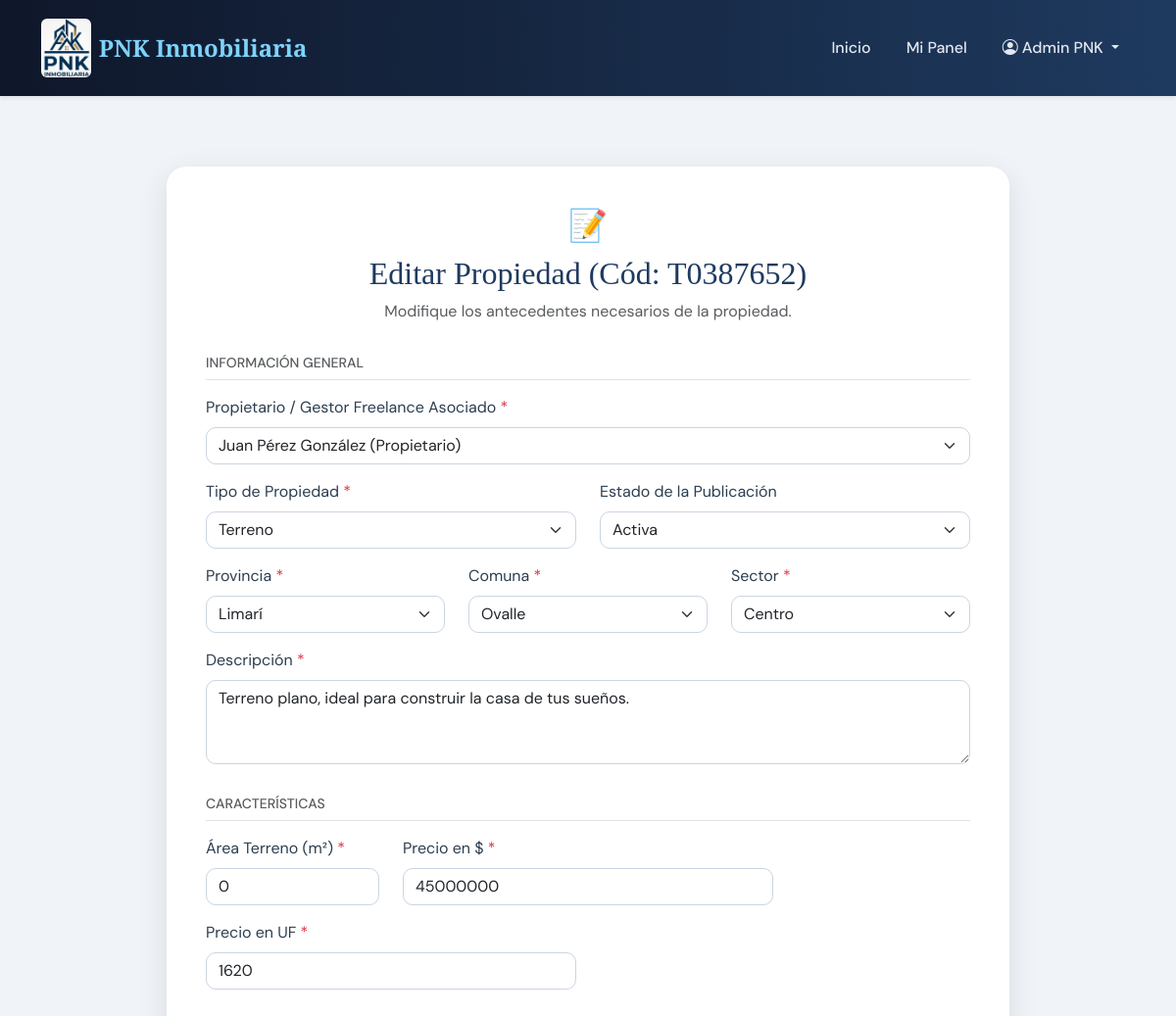
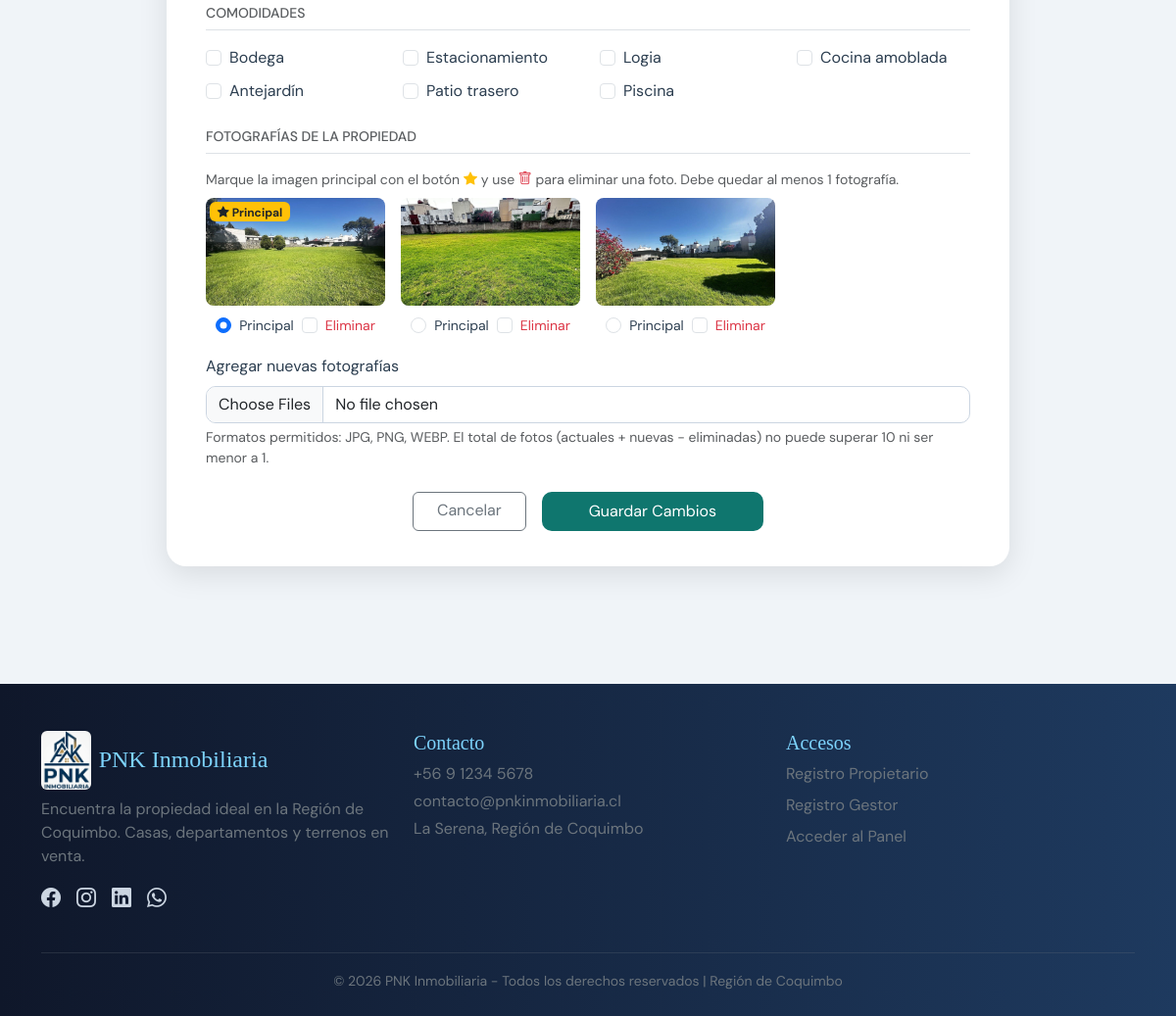
Page /editar_propiedad.php?id=3 (signed in) on the committed database (2 pictures, top to bottom).
### tables this page shows
CREATE TABLE IF NOT EXISTS propiedades (
    id INT AUTO_INCREMENT PRIMARY KEY,
    codigo VARCHAR(20) NOT NULL UNIQUE,
    titulo VARCHAR(100) NOT NULL,
    descripcion TEXT NOT NULL,
    tipo ENUM('Casa', 'Departamento', 'Terreno') NOT NULL,
    provincia VARCHAR(50) NOT NULL,
    comuna VARCHAR(50) NOT NULL,
    sector VARCHAR(50) NOT NULL,
    dormitorios INT NULL,
    banos INT NULL,
    area_construida VARCHAR(20) NULL,
    area_terreno VARCHAR(20) NULL,
    precio_clp BIGINT NOT NULL,
    precio_uf INT NOT NULL,
    comodidades TEXT NULL,  
    estado ENUM('Pendiente', 'Activa', 'Rechazada') NOT NULL DEFAULT 'Pendiente',
    fecha_publicacion DATE NOT NULL,
    usuario_id INT NULL,  
    motivo_rechazo TEXT NULL,
    fecha_registro TIMESTAMP DEFAULT CURRENT_TIMESTAMP,
    FOREIGN KEY (usuario_id) REFERENCES usuarios(id) ON DELETE SET NULL
);

CREATE TABLE IF NOT EXISTS propiedades_imagenes (
    id INT AUTO_INCREMENT PRIMARY KEY,
    propiedad_id INT NOT NULL,
    ruta_imagen VARCHAR(255) NOT NULL,
    es_principal TINYINT(1) NOT NULL DEFAULT 0,
    FOREIGN KEY (propiedad_id) REFERENCES propiedades(id) ON DELETE CASCADE
);

### includes/auth.php (called while the page is built, shortened)
<?php
function esta_autenticado() {
    return isset($_SESSION['usuario_id']) && !empty($_SESSION['usuario_id']);
}
function es_admin() {
    return esta_autenticado() && isset($_SESSION['usuario_tipo']) && $_SESSION['usuario_tipo'] === 'Administrador';
}
?>

### editar_propiedad.php (the view, shortened to what this page needs)
<?php
require_once __DIR__ . '/includes/auth.php';
require_once __DIR__ . '/includes/db.php';
$id = isset($_GET['id']) ? (int)$_GET['id'] : 0;
$stmt = $pdo->prepare("SELECT * FROM propiedades WHERE id = :id");
$stmt->execute(['id' => $id]);
$prop = $stmt->fetch();
$propietarios = [];
if (es_admin()) {
    $propietarios = $pdo->query("SELECT id, nombre, tipo FROM usuarios WHERE estado = 'Activo' AND (tipo = 'Propietario' OR tipo = 'Gestor Freelance') ORDER BY nombre ASC")->fetchAll();
}
function obtenerImagenesPropiedad($pdo, $propiedad_id) {
    $stmt = $pdo->prepare("SELECT * FROM propiedades_imagenes WHERE propiedad_id = :id ORDER BY es_principal DESC, id ASC");
    $stmt->execute(['id' => $propiedad_id]);
    return $stmt->fetchAll();
}
$comodidades_actuales = !empty($prop['comodidades']) ? array_map('trim', explode(',', $prop['comodidades'])) : [];
$area_terr_val = str_replace('m²', '', $prop['area_terreno'] ?? '');
$imagenes_propiedad = obtenerImagenesPropiedad($pdo, $id);
require_once __DIR__ . '/includes/header.php';
?>
<div id="edit-propiedad" class="py-5">
    <div class="container my-4">
        <div class="form-card">
            <div class="section-title">
                <span>&#128221;</span>
                <h2>Editar Propiedad (Cód: <?php echo htmlspecialchars($prop['codigo']); ?>)</h2>
                <p class="text-muted">Modifique los antecedentes necesarios de la propiedad.</p>
            </div>
            <form method="POST" action="editar_propiedad.php?id=<?php echo $id; ?>" enctype="multipart/form-data">
                <h6 class="text-muted text-uppercase small mb-3 border-bottom pb-2">Información General</h6>
                <div class="row">
                        <?php if (es_admin()): ?>
                            <div class="col-md-12 mb-3">
                                <label class="form-label">Propietario / Gestor Freelance Asociado <span class="text-danger">*</span></label>
                                <select name="usuario_id" class="form-select" required>
                                    <?php foreach ($propietarios as $prop_usr): ?>
                                        <option value="<?php echo $prop_usr['id']; ?>" <?php echo ($prop['usuario_id'] == $prop_usr['id']) ? 'selected' : ''; ?>>
                                            <?php echo htmlspecialchars($prop_usr['nombre'] . ' (' . $prop_usr['tipo'] . ')'); ?>
                                        </option>
                                    <?php endforeach; ?>
                                </select>
                            </div>
                        <?php endif; ?>
                        <div class="col-md-6 mb-3">
                            <label class="form-label">Tipo de Propiedad <span class="text-danger">*</span></label>
                            <select id="tipoProp" name="tipo" class="form-select" required>
                                <option value="Terreno" <?php echo ($prop['tipo'] === 'Terreno') ? 'selected' : ''; ?>>Terreno</option>
                            </select>
                        </div>
                    <div class="col-md-6 mb-3">
                        <label class="form-label">Estado de la Publicación</label>
                        <?php if (es_admin()): ?>
                            <select name="estado" class="form-select" required>
                                <option value="Activa" <?php echo ($prop['estado'] === 'Activa') ? 'selected' : ''; ?>>Activa</option>
                            </select>
                        <?php else: ?>
                            <input type="text" class="form-control" value="<?php echo htmlspecialchars($prop['estado']); ?>" disabled>
                            <div class="form-text">Al guardar cambios, la propiedad vuelve a estado Pendiente para revisión.</div>
                        <?php endif; ?>
                    </div>
                    <div class="col-md-4 mb-3">
                        <label class="form-label">Provincia <span class="text-danger">*</span></label>
                        <select id="provincia2" name="provincia" class="form-select" onchange="cargarComunas2()" required>
                            <option value="Limari" <?php echo ($prop['provincia'] === 'Limari' || $prop['provincia'] === 'Limarí') ? 'selected' : ''; ?>>Limarí</option>
                        </select>
                    </div>
                    <div class="col-md-4 mb-3">
                        <label class="form-label">Comuna <span class="text-danger">*</span></label>
                        <select id="comuna2" name="comuna" class="form-select" onchange="cargarSectores2()" required>
                        </select>
                    </div>
                    <div class="col-md-4 mb-3">
                        <label class="form-label">Sector <span class="text-danger">*</span></label>
                        <select id="sector2" name="sector" class="form-select" required>
                        </select>
                    </div>
                    <div class="col-12 mb-3">
                        <label class="form-label">Descripción <span class="text-danger">*</span></label>
                        <textarea name="descripcion" class="form-control" rows="3" required><?php echo htmlspecialchars($prop['descripcion']); ?></textarea>
                    </div>
                </div>
                <h6 class="text-muted text-uppercase small mb-3 mt-3 border-bottom pb-2">Características</h6>
                <div class="row">
                    <div class="col-md-3 mb-3" id="grupo-terreno">
                        <label class="form-label">Área Terreno (m²) <span class="text-danger req-mark">*</span></label>
                        <input type="number" name="area_terreno" class="form-control" min="0" value="<?php echo htmlspecialchars($area_terr_val); ?>">
                    </div>
                    <div class="col-md-6 mb-3">
                        <label class="form-label">Precio en $ <span class="text-danger">*</span></label>
                        <input type="number" name="precio_clp" class="form-control" required value="<?php echo htmlspecialchars($prop['precio_clp']); ?>">
                    </div>
                    <div class="col-md-6 mb-3">
                        <label class="form-label">Precio en UF <span class="text-danger">*</span></label>
                        <input type="number" name="precio_uf" class="form-control" required value="<?php echo htmlspecialchars($prop['precio_uf']); ?>">
                    </div>
                </div>
                <h6 class="text-muted text-uppercase small mb-3 mt-3 border-bottom pb-2">Comodidades</h6>
                <div class="row mb-3">
                    <div class="col-6 col-md-3 mb-2">
                        <div class="form-check">
                            <input class="form-check-input" type="checkbox" name="bodega" id="bodega" <?php echo in_array('Bodega', $comodidades_actuales) ? 'checked' : ''; ?>>
                            <label class="form-check-label" for="bodega">Bodega</label>
                        </div>
                    </div>
                    <div class="col-6 col-md-3 mb-2">
                        <div class="form-check">
                            <input class="form-check-input" type="checkbox" name="estac" id="estac" <?php echo in_array('Estacionamiento', $comodidades_actuales) ? 'checked' : ''; ?>>
                            <label class="form-check-label" for="estac">Estacionamiento</label>
                        </div>
                    </div>
                    <div class="col-6 col-md-3 mb-2">
                        <div class="form-check">
                            <input class="form-check-input" type="checkbox" name="logia" id="logia" <?php echo in_array('Logia', $comodidades_actuales) ? 'checked' : ''; ?>>
                            <label class="form-check-label" for="logia">Logia</label>
                        </div>
                    </div>
                    <div class="col-6 col-md-3 mb-2">
                        <div class="form-check">
                            <input class="form-check-input" type="checkbox" name="cocina" id="cocina" <?php echo in_array('Cocina amoblada', $comodidades_actuales) ? 'checked' : ''; ?>>
                            <label class="form-check-label" for="cocina">Cocina amoblada</label>
                        </div>
                    </div>
                    <div class="col-6 col-md-3 mb-2">
                        <div class="form-check">
                            <input class="form-check-input" type="checkbox" name="antej" id="antej" <?php echo in_array('Antejardín', $comodidades_actuales) ? 'checked' : ''; ?>>
                            <label class="form-check-label" for="antej">Antejardín</label>
                        </div>
                    </div>
                    <div class="col-6 col-md-3 mb-2">
                        <div class="form-check">
                            <input class="form-check-input" type="checkbox" name="patio" id="patio" <?php echo in_array('Patio trasero', $comodidades_actuales) ? 'checked' : ''; ?>>
                            <label class="form-check-label" for="patio">Patio trasero</label>
                        </div>
                    </div>
                    <div class="col-6 col-md-3 mb-2">
                        <div class="form-check">
                            <input class="form-check-input" type="checkbox" name="piscina" id="piscina" <?php echo in_array('Piscina', $comodidades_actuales) ? 'checked' : ''; ?>>
                            <label class="form-check-label" for="piscina">Piscina</label>
                        </div>
                    </div>
                </div>
                <h6 class="text-muted text-uppercase small mb-3 mt-3 border-bottom pb-2">Fotografías de la Propiedad</h6>
                <?php if (empty($imagenes_propiedad)): ?>
                    <p class="text-muted small">Esta propiedad aún no tiene fotografías.</p>
                <?php else: ?>
                    <p class="text-muted small mb-2">
                        Marque la imagen principal con el botón <i class="bi bi-star-fill text-warning"></i> y use
                        <i class="bi bi-trash text-danger"></i> para eliminar una foto. Debe quedar al menos 1 fotografía.
                    </p>
                    <div class="row g-3 mb-3" id="galeria-imagenes">
                        <?php foreach ($imagenes_propiedad as $img): ?>
                            <div class="col-6 col-md-3 text-center imagen-item" data-img-id="<?php echo $img['id']; ?>">
                                <div class="position-relative">
                                    <img src="<?php echo htmlspecialchars($img['ruta_imagen']); ?>" class="img-fluid rounded-3 mb-1" style="height:110px;width:100%;object-fit:cover;">
                                    <?php if ($img['es_principal']): ?>
                                        <span class="badge bg-warning text-dark position-absolute top-0 start-0 m-1"><i class="bi bi-star-fill"></i> Principal</span>
                                    <?php endif; ?>
                                </div>
                                <div class="d-flex justify-content-center gap-2 mt-1">
                                    <div class="form-check">
                                        <input class="form-check-input" type="radio" name="imagen_principal" id="principal-<?php echo $img['id']; ?>" value="<?php echo $img['id']; ?>" <?php echo $img['es_principal'] ? 'checked' : ''; ?>>
                                        <label class="form-check-label small" for="principal-<?php echo $img['id']; ?>">Principal</label>
                                    </div>
                                    <div class="form-check">
                                        <input class="form-check-input" type="checkbox" name="eliminar_imagen[]" id="eliminar-<?php echo $img['id']; ?>" value="<?php echo $img['id']; ?>">
                                        <label class="form-check-label small text-danger" for="eliminar-<?php echo $img['id']; ?>">Eliminar</label>
                                    </div>
                                </div>
                            </div>
                        <?php endforeach; ?>
                    </div>
                <?php endif; ?>
                <div class="mb-3">
                    <label class="form-label">Agregar nuevas fotografías</label>
                    <input type="file" name="fotos_nuevas[]" class="form-control" accept="image/*" multiple>
                    <div class="form-text">Formatos permitidos: JPG, PNG, WEBP. El total de fotos (actuales + nuevas - eliminadas) no puede superar 10 ni ser menor a 1.</div>
                </div>
                <div class="text-center mt-4 d-flex gap-3 justify-content-center">
                    <a class="btn btn-outline-secondary px-4" href="dashboard.php">Cancelar</a>
                    <button type="submit" class="btn btn-primary px-5 py-2">Guardar Cambios</button>
                </div>
            </form>
        </div>
    </div>
</div>
<?php
require_once __DIR__ . '/includes/footer.php';
?>

### css/style.css (style rules this page uses)
:root { --navy: #0f172a; --blue: #1e3a5f; --sky: #7dd3fc; --teal: #0f766e; --teal-light: #0d9488; --bg: #f0f4f8; }
* { box-sizing: border-box; }
body { background: var(--bg); font-family: 'DM Sans', sans-serif; color: #2c3e50; margin: 0; }
h1, h2, h3, h4, h5 { font-family: 'Playfair Display', serif; color: var(--blue); }
.form-card { border: none; border-radius: 20px; box-shadow: 0 8px 30px rgba(0, 0, 0, .1); padding: 36px 40px; background: white; max-width: 860px; margin: 0 auto; }
.form-control, .form-select { border-radius: 10px; border: 1.5px solid #cbd5e1; }
.btn-primary { background: var(--teal); border: none; border-radius: 10px; }
.section-title { text-align: center; margin-bottom: 32px; }
.section-title span { display: block; font-size: 2rem; margin-bottom: 6px; }

### rows in the picture
propiedades: codigo "T0387652", tipo "Terreno", estado "Activa", provincia "Limarí", descripcion "Terreno plano, ideal para construir la casa de tus sueños.", area_terreno "0", precio_clp "45000000", precio_uf "1620"
propiedades_imagenes: ruta_imagen (picture), shows "Principal", es_principal "☑ Principal"
propiedades_imagenes: ruta_imagen (picture), es_principal "☐ Principal"
propiedades_imagenes: ruta_imagen (picture), es_principal "☐ Principal"

### other values in the picture
$_SESSION['usuario_nombre'] "Admin PNK"
form field usuario_id "Juan Pérez González (Propietario)"
